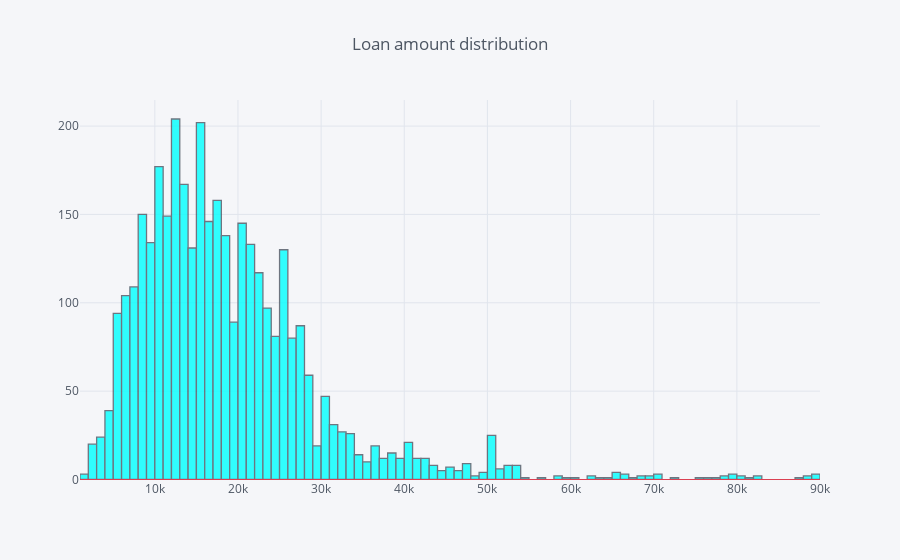

Notebook source saved alongside this figure:
### Markdown cell above
We see that Loans have a high variance and the mean is higher than the median,
let's plot the column:

### Code cell
Train.LOAN.iplot(kind='hist', title = 'Loan amount distribution', hline=(0), color = ['cyan'])

### Figure 1 — Plotly figure (JSON) as saved in the notebook; plotly's stock layout.template omitted (floating-point values rounded to 4 significant figures; data arrays with more than 128 entries replaced by an {"elided": "..."} marker saying what was removed)
{"data": [{"histfunc": "count", "histnorm": "", "marker": {"color": "rgba(0, 255, 255, 1.0)", "line": {"color": "#4D5663", "width": 1.3}}, "name": "LOAN", "opacity": 0.8, "orientation": "v", "type": "histogram", "x": {"elided": "3576 int values"}}], "layout": {"autosize": true, "barmode": "overlay", "legend": {"bgcolor": "#F5F6F9", "font": {"color": "#4D5663"}}, "paper_bgcolor": "#F5F6F9", "plot_bgcolor": "#F5F6F9", "shapes": [{"line": {"color": "#db4052", "dash": "solid", "width": 1}, "type": "line", "x0": 0, "x1": 1, "xref": "paper", "y0": 0, "y1": 0, "yref": "y"}], "title": {"font": {"color": "#4D5663"}, "text": "Loan amount distribution"}, "xaxis": {"autorange": true, "gridcolor": "#E1E5ED", "range": [999.5, 90000.0], "showgrid": true, "tickfont": {"color": "#4D5663"}, "title": {"font": {"color": "#4D5663"}, "text": ""}, "type": "linear", "zerolinecolor": "#E1E5ED"}, "yaxis": {"autorange": true, "gridcolor": "#E1E5ED", "range": [-0.5982, 214.8], "showgrid": true, "tickfont": {"color": "#4D5663"}, "title": {"font": {"color": "#4D5663"}, "text": ""}, "zerolinecolor": "#E1E5ED"}}}
